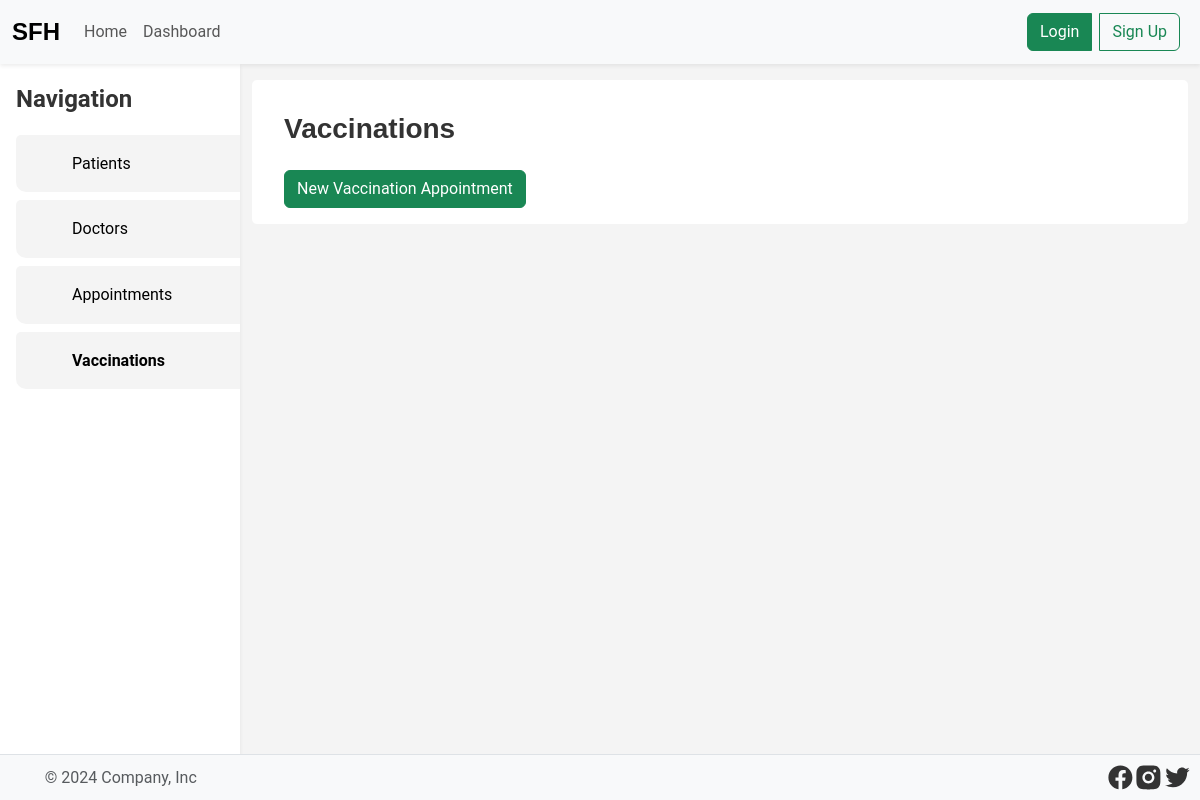
Page /vaccinations.php on the earlier database version.
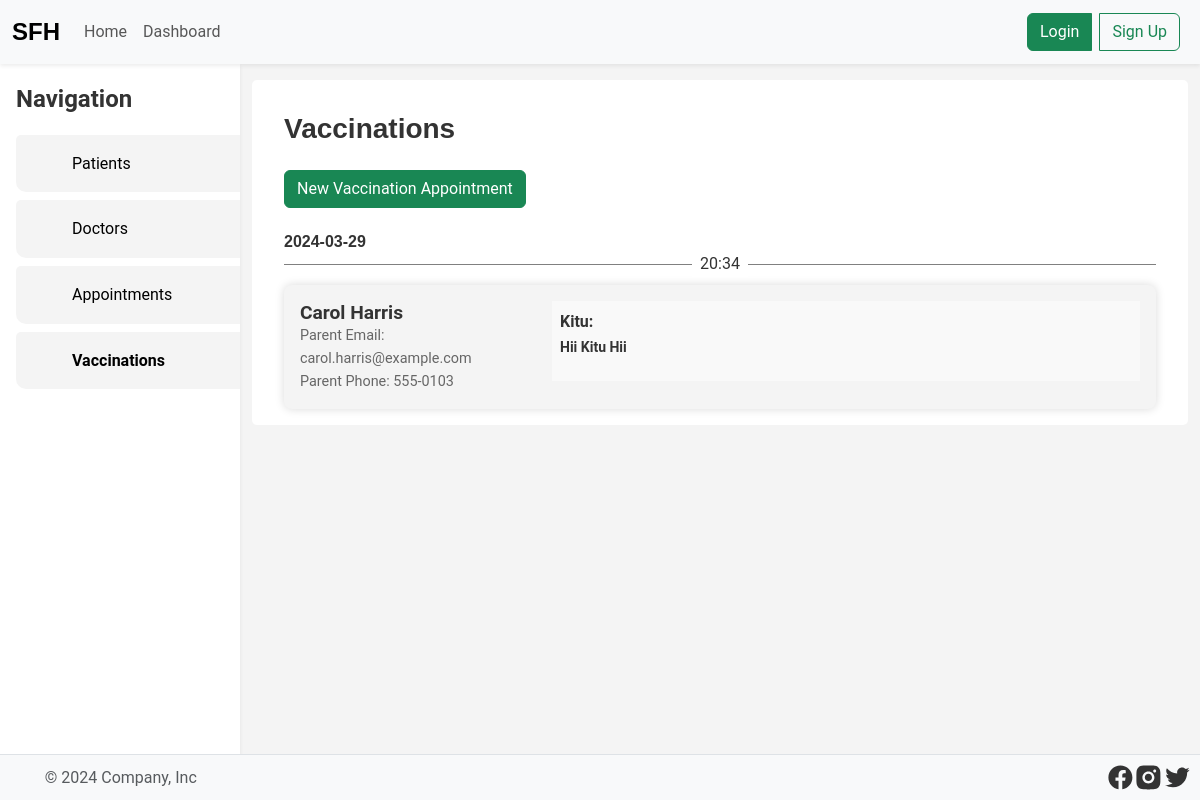
Same page on the later database version.
### tables this page shows
CREATE TABLE vaccinations
(
    id         integer   not null primary key,
    kid_id     integer   not null,
    date       date      not null,
    time       time      not null,
    vaccine_id integer   not null,
    is_done    boolean   not null default false,
    created_at timestamp not null default current_timestamp,
    updated_at timestamp not null default current_timestamp,
    foreign key (kid_id) references kids (id) on delete cascade on update cascade
);

CREATE TABLE vaccines
(
    id          integer      not null primary key,
    name        varchar(255) not null,
    description text,
    created_at  timestamp    not null default current_timestamp,
    updated_at  timestamp    not null default current_timestamp
);

### db/DB.php (called while the page is built, shortened)
<?php
class Row
{
    private $row = null;
    public function __construct($row)
    {
        $this->row = $row;
    }
    function get($key)
    {
        return $this->row[$key];
    }
    public function has($key): bool
    {
        return isset($this->row[$key]);
    }
}
class Result
{
    private $result = null;
    public function __construct(array $result)
    {
        $this->result = $result;
    }
    function at($index): ?Row
    {
        return new Row($this->result[$index]);
    }
    function first(): ?Row
    {
        return $this->at(0);
    }
    public function groupBy($key): array
    {
        $grouped = [];
        foreach ($this->result as $rowArray) {
            $row = new Row($rowArray);
            if ($row->has($key)) {
                $groupedValue = $row->get($key);
                if (!isset($grouped[$groupedValue])) {
                    $grouped[$groupedValue] = [];
                }
                $grouped[$groupedValue][] = $rowArray;
            }
        }
        return $grouped;
    }
}
class DB
{
    private $db;
    function __construct($location)
    {
        try {
            $this->db = new PDO("sqlite:$location");
            $this->db->setAttribute(PDO::ATTR_ERRMODE, PDO::ERRMODE_EXCEPTION);
        } catch (PDOException $e) {
            throw new Exception($e->getMessage());
        }
    }
    function query(string $sql, ...$params): array
    {
        try {
            if (count($params) > 0) {
                $stmt = $this->db->prepare($sql);
                $placeholderCount = substr_count($sql, '?');
                $stmt->execute($params);
                return [new Result($stmt->fetchAll()), null];
            } else {
                $result = $this->db->query($sql);
                return [new Result($result->fetchAll()), null];
            }
        } catch (Exception $e) {
            return [null, $e->getMessage()];
        }
    }
}
$db = new DB("./db/db.sqlite");

### vaccinations.php (the view, shortened to what this page needs)
<!Doctype html>
<html lang="en">
<?php include 'partials/head.php'; ?>
<body>
<?php include 'partials/header.php' ?>
<?php global $errors, $db, $mail,
             $successes; ?>
<?php
function getVaccine($id)
{
    global $errors, $db;
    [$result, $error] = $db->query("SELECT * FROM vaccines WHERE id = ?", $id);
    return $result->first();
}
function getAllVaccinations()
{
    global $errors, $db;
    [$result, $error] = $db->query("SELECT * FROM vaccinations");
    return $result->groupBy('date');
}
function getPatientDetails($kid_id)
{
    global $errors, $db;
    [$result, $error] = $db->query("SELECT kids.id, kids.name, kids.dob, parents.name, parents.email, parents.phone FROM kids JOIN parents ON kids.parent_id = parents.id WHERE kids.id = ?", $kid_id);
    return $result->first();
}
if ($_SERVER['REQUEST_METHOD'] === 'GET') {
    $vaccines = getAllVaccinations();
}
?>
<main class="d-flex">
    <?php include 'partials/aside.php'; ?>
    <div class="container w-100">
        <?php if (isset($vaccines)) { ?>
            <div class="wrapper">
                <h3 class="heading mt-3 mt-0">Vaccinations</h3>
                <a class="btn btn-success mt-3" href="./vaccination_add.php">New Vaccination Appointment</a>
                <?php foreach ($vaccines as $date => $vaccinations) { ?>
                    <h3 class="heading date mt-4"><span><?php echo $date ?></span></h3>
                    <div class="appointments">
                        <?php foreach ($vaccinations as $vaccine) { ?>
                            <?php $kid = getPatientDetails($vaccine['kid_id']); ?>
                            <div class="w-100 h-100 position-relative">
                                <div class="hr"><span><?php echo $vaccine['time'] ?></span></div>
                            </div>
                            <div class="appointment">
                                <div class="appointment-details">
                                    <h4><?php echo $kid->get('name') ?></h4>
                                    <small class="email">Parent Email: <?php echo $kid->get('email') ?></small>
                                    <small class="phone">Parent Phone: <?php echo $kid->get('phone') ?></small>
                                </div>
                                <div class="reason">
                                    <span class="fw-bold"><?php echo getVaccine($vaccine['vaccine_id'])->get('name') ?>:</span><br>
                                    <small class="fw-bold"><?php echo getVaccine($vaccine['vaccine_id'])->get('description') ?></small><br>
                                </div>
                            </div>
                        <?php } ?>
                    </div>
                <?php } ?>
            </div>
        <?php } else { ?>
            <a class="btn btn-success mt-3" href="./vaccination_add.php">New Vaccination Appointment</a>
            <div class="alert alert-info mt-2">No vaccinations found</div>
        <?php } ?>
    </div>
</main>
<?php include 'partials/footer.php'; ?>
</body>
</html>

Differences in the rows shown:
added vaccinations: time "20:34", get "Carol Harris", get "carol.harris@example.com", get "555-0103", vaccine.name "Kitu", vaccine.description "Hii Kitu Hii"
Other differences:
new list line: "2024-03-29"
